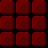

Tiled map render using the project's own tile images. Description and the whole map definition, tile-layer contents included, below:
An orthogonal 3x3 tile map with 16x16 px tiles, 1 tile layer (tiles layer).

<map version="1.10" tiledversion="1.11.0" orientation="orthogonal" renderorder="right-down" width="3" height="3" tilewidth="16" tileheight="16" infinite="0" nextlayerid="2" nextobjectid="1">
 <tileset firstgid="1" source="bricks_big.tsx" />
 <layer id="1" name="tiles layer" width="3" height="3">
  <data encoding="csv">
2,2,2,
2,2,2,
2,2,2
</data>
 </layer>
</map>
